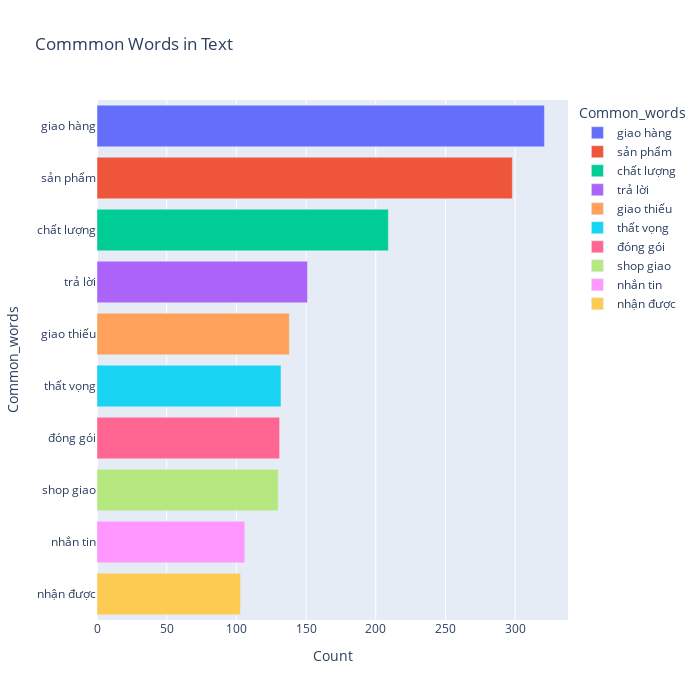

Here is the notebook cell this chart was saved with:
### Code cell
plotCommonWord('negative',10,2)

### Figure 1 — Plotly figure (JSON) as saved in the notebook; plotly's stock layout.template omitted (floating-point values rounded to 4 significant figures)
{"data": [{"alignmentgroup": "True", "hovertemplate": "Common_words=%{y}<br>Count=%{x}<extra></extra>", "legendgroup": "giao hàng", "marker": {"color": "#636efa", "pattern": {"shape": ""}}, "name": "giao hàng", "offsetgroup": "giao hàng", "orientation": "h", "showlegend": true, "textposition": "auto", "type": "bar", "x": [321], "xaxis": "x", "y": ["giao hàng"], "yaxis": "y"}, {"alignmentgroup": "True", "hovertemplate": "Common_words=%{y}<br>Count=%{x}<extra></extra>", "legendgroup": "sản phẩm", "marker": {"color": "#EF553B", "pattern": {"shape": ""}}, "name": "sản phẩm", "offsetgroup": "sản phẩm", "orientation": "h", "showlegend": true, "textposition": "auto", "type": "bar", "x": [298], "xaxis": "x", "y": ["sản phẩm"], "yaxis": "y"}, {"alignmentgroup": "True", "hovertemplate": "Common_words=%{y}<br>Count=%{x}<extra></extra>", "legendgroup": "chất lượng", "marker": {"color": "#00cc96", "pattern": {"shape": ""}}, "name": "chất lượng", "offsetgroup": "chất lượng", "orientation": "h", "showlegend": true, "textposition": "auto", "type": "bar", "x": [209], "xaxis": "x", "y": ["chất lượng"], "yaxis": "y"}, {"alignmentgroup": "True", "hovertemplate": "Common_words=%{y}<br>Count=%{x}<extra></extra>", "legendgroup": "trả lời", "marker": {"color": "#ab63fa", "pattern": {"shape": ""}}, "name": "trả lời", "offsetgroup": "trả lời", "orientation": "h", "showlegend": true, "textposition": "auto", "type": "bar", "x": [151], "xaxis": "x", "y": ["trả lời"], "yaxis": "y"}, {"alignmentgroup": "True", "hovertemplate": "Common_words=%{y}<br>Count=%{x}<extra></extra>", "legendgroup": "giao thiếu", "marker": {"color": "#FFA15A", "pattern": {"shape": ""}}, "name": "giao thiếu", "offsetgroup": "giao thiếu", "orientation": "h", "showlegend": true, "textposition": "auto", "type": "bar", "x": [138], "xaxis": "x", "y": ["giao thiếu"], "yaxis": "y"}, {"alignmentgroup": "True", "hovertemplate": "Common_words=%{y}<br>Count=%{x}<extra></extra>", "legendgroup": "thất vọng", "marker": {"color": "#19d3f3", "pattern": {"shape": ""}}, "name": "thất vọng", "offsetgroup": "thất vọng", "orientation": "h", "showlegend": true, "textposition": "auto", "type": "bar", "x": [132], "xaxis": "x", "y": ["thất vọng"], "yaxis": "y"}, {"alignmentgroup": "True", "hovertemplate": "Common_words=%{y}<br>Count=%{x}<extra></extra>", "legendgroup": "đóng gói", "marker": {"color": "#FF6692", "pattern": {"shape": ""}}, "name": "đóng gói", "offsetgroup": "đóng gói", "orientation": "h", "showlegend": true, "textposition": "auto", "type": "bar", "x": [131], "xaxis": "x", "y": ["đóng gói"], "yaxis": "y"}, {"alignmentgroup": "True", "hovertemplate": "Common_words=%{y}<br>Count=%{x}<extra></extra>", "legendgroup": "shop giao", "marker": {"color": "#B6E880", "pattern": {"shape": ""}}, "name": "shop giao", "offsetgroup": "shop giao", "orientation": "h", "showlegend": true, "textposition": "auto", "type": "bar", "x": [130], "xaxis": "x", "y": ["shop giao"], "yaxis": "y"}, {"alignmentgroup": "True", "hovertemplate": "Common_words=%{y}<br>Count=%{x}<extra></extra>", "legendgroup": "nhắn tin", "marker": {"color": "#FF97FF", "pattern": {"shape": ""}}, "name": "nhắn tin", "offsetgroup": "nhắn tin", "orientation": "h", "showlegend": true, "textposition": "auto", "type": "bar", "x": [106], "xaxis": "x", "y": ["nhắn tin"], "yaxis": "y"}, {"alignmentgroup": "True", "hovertemplate": "Common_words=%{y}<br>Count=%{x}<extra></extra>", "legendgroup": "nhận được", "marker": {"color": "#FECB52", "pattern": {"shape": ""}}, "name": "nhận được", "offsetgroup": "nhận được", "orientation": "h", "showlegend": true, "textposition": "auto", "type": "bar", "x": [103], "xaxis": "x", "y": ["nhận được"], "yaxis": "y"}], "layout": {"barmode": "relative", "height": 700, "legend": {"title": {"text": "Common_words"}, "tracegroupgap": 0}, "title": {"text": "Commmon Words in Text"}, "width": 700, "xaxis": {"anchor": "y", "domain": [0, 1], "title": {"text": "Count"}}, "yaxis": {"anchor": "x", "categoryarray": ["nhận được", "nhắn tin", "shop giao", "đóng gói", "thất vọng", "giao thiếu", "trả lời", "chất lượng", "sản phẩm", "giao hàng"], "categoryorder": "array", "domain": [0, 1], "title": {"text": "Common_words"}}}}
